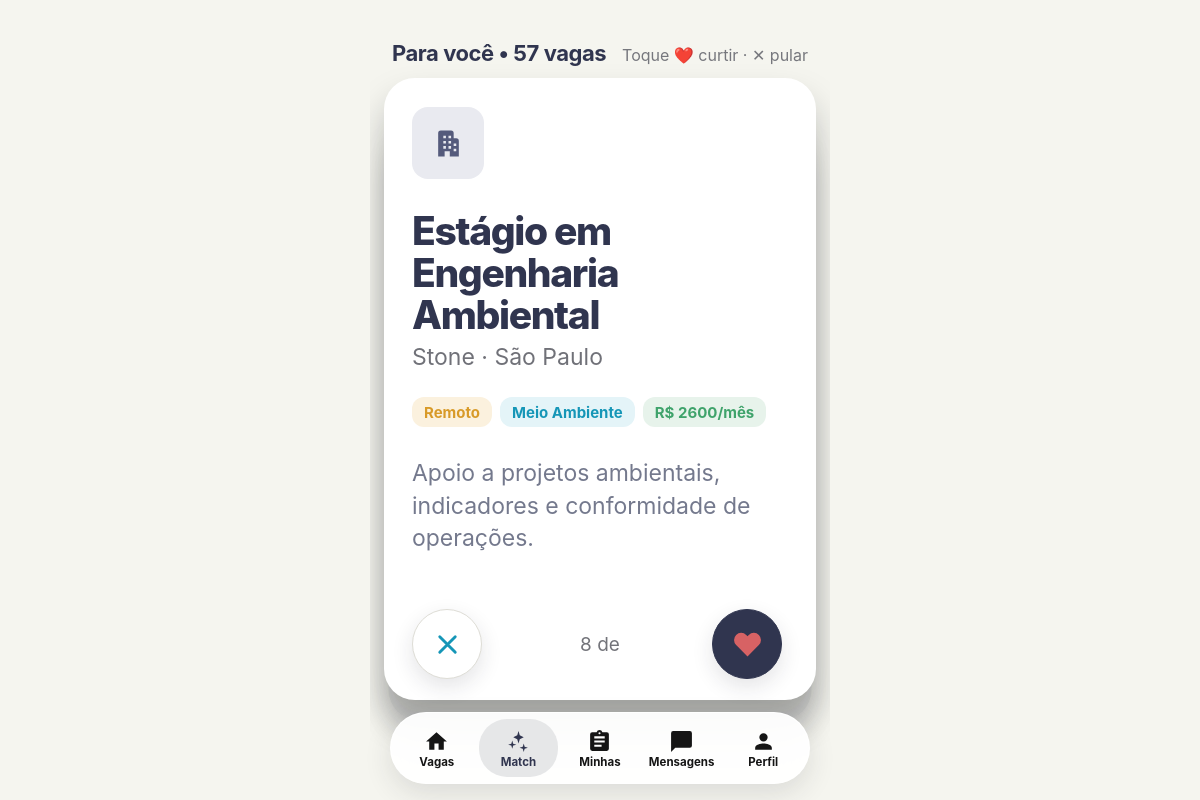
The page /match/ (signed in) on the database its author committed.
### connectoapp/models.py (models this page shows, shortened)
class Oportunidade(models.Model):
    MODALIDADES = [
        ("Presencial", "Presencial"),
        ("Híbrido", "Híbrido"),
        ("Remoto", "Remoto"),
    ]
    titulo = models.CharField(max_length=120)
    descricao = models.TextField()
    instituicao = models.CharField(max_length=100, blank=True)
    prazo = models.DateField(null=True, blank=True)
    empresa = models.ForeignKey(
        Empresa,
        on_delete=models.CASCADE,
        related_name="oportunidades",
    )
    cidade = models.CharField(max_length=100, blank=True)
    local = models.CharField(max_length=150, blank=True)
    modalidade = models.CharField(
        max_length=20,
        choices=MODALIDADES,
        default="Presencial",
    )
    area = models.CharField(max_length=100, blank=True)
    bolsa = models.DecimalField(max_digits=10, decimal_places=2, null=True, blank=True)
    requisitos = models.TextField(blank=True, help_text="Um requisito por linha")
    ativa = models.BooleanField(default=True)
    publicada_em = models.DateTimeField(auto_now_add=True)
    class Meta:
        ordering = ["-publicada_em", "-id"]

class Empresa(models.Model):
    nome = models.CharField(max_length=100)
    email = models.EmailField()
    descricao = models.TextField(blank=True)

### connectoapp/views.py (the view)
# urls.py: path("match/", views.match, name="match"),
@login_required
def match(request):
    candidaturas_ids = _ids_candidatados(request.user)
    descartadas_ids = VagaDescartada.objects.filter(
        usuario=request.user
    ).values_list("oportunidade_id", flat=True)
    disponiveis = (
        Oportunidade.objects.filter(ativa=True)
        .exclude(id__in=candidaturas_ids)
        .exclude(id__in=descartadas_ids)
        .select_related("empresa")
    )
    vaga = disponiveis.first()
    total_vagas = Oportunidade.objects.filter(ativa=True).count()
    processadas = (
        Candidatura.objects.filter(usuario=request.user, origem="match").count()
        + VagaDescartada.objects.filter(usuario=request.user).count()
    )
    contexto = {
        "vaga": vaga,
        "restantes": disponiveis.count(),
        "total_vagas": total_vagas,
        "posicao": min(processadas + 1, total_vagas) if total_vagas else 0,
    }
    return render(request, "match.html", contexto)

### connectoapp/views.py (called while the page is built)
def _ids_candidatados(usuario):
    return Candidatura.objects.filter(usuario=usuario).values_list(
        "oportunidade_id", flat=True
    )

### template/match.html (shortened to what this page needs)
{% load static %}
<!DOCTYPE html>
<html lang="pt-BR">
<head>
  <link rel="stylesheet" href="{% static 'connecto_ui.css' %}">
  <link rel="stylesheet" href="{% static 'match.css' %}">
</head>
<body class="connecto-page match-page">
  <main class="match-shell">
    <header class="match-topbar">
      <strong>Para você • {{ restantes }} vaga{{ restantes|pluralize:"s" }}</strong>
      <span>Toque ❤️ curtir · ✕ pular</span>
    </header>
    {% if vaga %}
      <section class="match-stack" aria-label="Vaga para avaliar">
        <article class="match-card" id="match-card">
          <div class="match-company-icon" aria-hidden="true">
            <svg viewBox="0 0 24 24" fill="currentColor">
              <path d="M4 22V4a2 2 0 0 1 2-2h8a2 2 0 0 1 2 2v4h2a2 2 0 0 1 2 2v12h-7v-4H9v4H4Zm4-16v2h2V6H8Zm0 4v2h2v-2H8Zm0 4v2h2v-2H8Zm4-8v2h2V6h-2Zm0 4v2h2v-2h-2Zm0 4v2h2v-2h-2Zm4-2v2h2v-2h-2Zm0 4v2h2v-2h-2Z"/>
            </svg>
          </div>
          <div class="match-card__content">
            <h1>{{ vaga.titulo }}</h1>
            <p class="match-company">
              {{ vaga.empresa.nome }}{% if vaga.cidade %} · {{ vaga.cidade }}{% endif %}
            </p>
            <div class="match-tags">
              {% if vaga.modalidade %}<span class="tag tag--work">{{ vaga.modalidade }}</span>{% endif %}
              {% if vaga.area %}<span class="tag tag--area">{{ vaga.area }}</span>{% endif %}
              {% if vaga.bolsa %}<span class="tag tag--money">R$ {{ vaga.bolsa|floatformat:0 }}/mês</span>{% endif %}
            </div>
            <p class="match-description">{{ vaga.descricao }}</p>
          </div>
          <div class="match-actions">
            <form method="post" action="{% url 'match_acao' vaga.id %}" id="skip-form">
              <button type="submit" id="skip-button" class="match-action match-action--skip" aria-label="Pular vaga">
                <svg viewBox="0 0 24 24" fill="none" stroke="currentColor" stroke-width="2.2" stroke-linecap="round" aria-hidden="true">
                  <path d="M6 6l12 12M18 6 6 18"/>
                </svg>
              </button>
            </form>
            <span class="match-progress">{{ posicao }} de {{ total_match }}</span>
            <form method="post" action="{% url 'match_acao' vaga.id %}" id="like-form">
              <button type="submit" id="like-button" class="match-action match-action--like" aria-label="Candidatar-se à vaga">
                <svg viewBox="0 0 24 24" fill="currentColor" aria-hidden="true">
                  <path d="M20.8 4.6a5.5 5.5 0 0 0-7.8 0L12 5.7l-1-1.1a5.5 5.5 0 0 0-7.8 7.8l1 1L12 21.2l7.8-7.8 1-1a5.5 5.5 0 0 0 0-7.8Z"/>
                </svg>
              </button>
            </form>
          </div>
        </article>
      </section>
    {% endif %}
  </main>
  {% include 'includes/bottom_nav.html' with pagina_ativa='match' %}
</body>
</html>

### static/connecto_ui.css (style rules this page uses)
:root { --connecto-bg: #f5f5ef; --connecto-surface: #ffffff; --connecto-navy: #30354f; --connecto-text: #262a3e; --connecto-muted: #73757d; --connecto-line: #e8e7df; --connecto-cyan: #1596b7; --connecto-cyan-soft: #e4f4f8; --connecto-green: #3fa36b; --connecto-green-soft: #e7f3eb; --connecto-red: #d76264; --connecto-red-soft: #f9e8e7; --connecto-amber: #d89a28; --connecto-amber-soft: #fbf1de; --connecto-nav-active: #e6e7e8; --connecto-shadow: 0 8px 22px rgba(37, 40, 51, .08); --connecto-nav-height: 72px; --connecto-nav-gap: 10px; --connecto-mobile-width: 460px; }
* { box-sizing: border-box; }
html { min-height: 100%; background: var(--connecto-bg); }
body.connecto-page { min-height: 100dvh; margin: 0; overflow-x: hidden; background: var(--connecto-bg); color: var(--connecto-navy); font-family: -apple-system, BlinkMacSystemFont, "Segoe UI", Roboto, Helvetica, Arial, sans-serif; -webkit-font-smoothing: antialiased; text-rendering: optimizeLegibility; padding-bottom: calc(var(--connecto-nav-height) + 28px + env(safe-area-inset-bottom)); }
button, input, a { font: inherit; }
button, a { -webkit-tap-highlight-color: transparent; }

### rows shown on the page
Oportunidade: titulo "Estágio em Engenharia Ambiental", empresa.nome "Stone", cidade "São Paulo", modalidade "Remoto", area "Meio Ambiente", bolsa "2600", descricao "Apoio a projetos ambientais, indicadores e conformidade de operações."

### other values the page prints
{{ restantes }} "57"
{{ posicao }} "8"
